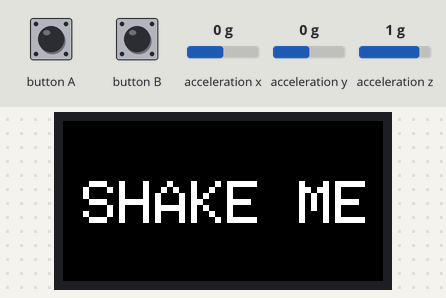
A program run on a simulated ESP32. Shown: 160×80 colour display. The inputs (shaded band) are chosen by the test bench; at power-on: acceleration x 0 g, acceleration y 0 g, acceleration z 1 g.

Above: at 0.2 s.

The program:

main.cpp
```cpp
#include <M5StickC.h>
#include "crack.h"

float accX = 0;
float accY = 0;
float accZ = 0;

void resetScreen() {
  M5.Lcd.fillScreen(TFT_BLACK);
  M5.Lcd.setCursor(10, 30);
  M5.Lcd.setTextSize(3);
  M5.Lcd.print("SHAKE ME");
}

void setup()
{
  M5.begin();
  M5.IMU.Init();
  M5.Lcd.setRotation(1);
  M5.Axp.ScreenBreath(10); // 7-12

  resetScreen();
  delay(1000);
}

void drawCrack() {
    M5.Lcd.drawBitmap(0, 0, imgWidth, imgHeight, img);
}

void loop()
{
  M5.update();

  M5.IMU.getAccelData(&accX,&accY,&accZ);

  if (accX > 1.5 ||  accY > 1.5 ) {
    drawCrack();
    delay(200);
  }

  if (M5.BtnA.wasPressed() || M5.BtnB.wasPressed()) {
    M5.Lcd.fillScreen(TFT_BLACK);
    resetScreen();
    delay(1000);
  }
}
```

Source omitted: crack.h (data table, 91659 bytes)
